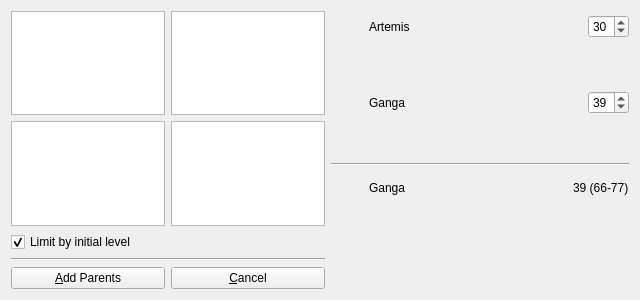
<?xml version="1.0" encoding="UTF-8"?>
<ui version="4.0">
 <class>AddParents</class>
 <widget class="QWidget" name="AddParents">
  <property name="geometry">
   <rect>
    <x>0</x>
    <y>0</y>
    <width>640</width>
    <height>300</height>
   </rect>
  </property>
  <property name="windowTitle">
   <string>Add Parents</string>
  </property>
  <layout class="QHBoxLayout">
   <item>
    <layout class="QVBoxLayout">
     <item>
      <layout class="QGridLayout">
       <item row="0" column="0">
        <widget class="QListWidget" name="genusA"/>
       </item>
       <item row="0" column="1">
        <widget class="QListWidget" name="genusB"/>
       </item>
       <item row="1" column="0">
        <widget class="QListWidget" name="devilsA"/>
       </item>
       <item row="1" column="1">
        <widget class="QListWidget" name="devilsB"/>
       </item>
      </layout>
     </item>
     <item>
      <widget class="QCheckBox" name="limitLevels">
       <property name="text">
        <string>Limit by initial level</string>
       </property>
       <property name="checked">
        <bool>true</bool>
       </property>
      </widget>
     </item>
     <item>
      <widget class="Line" name="fuseLine">
       <property name="orientation">
        <enum>Qt::Horizontal</enum>
       </property>
      </widget>
     </item>
     <item>
      <layout class="QHBoxLayout">
       <item>
        <widget class="QPushButton" name="addButton">
         <property name="text">
          <string>&amp;Add Parents</string>
         </property>
        </widget>
       </item>
       <item>
        <widget class="QPushButton" name="cancelButton">
         <property name="text">
          <string>&amp;Cancel</string>
         </property>
        </widget>
       </item>
      </layout>
     </item>
    </layout>
   </item>
   <item>
    <layout class="QVBoxLayout">
     <item>
      <layout class="QHBoxLayout">
       <item>
        <widget class="QLabel" name="iconA">
         <property name="sizePolicy">
          <sizepolicy hsizetype="Fixed" vsizetype="Fixed">
           <horstretch>0</horstretch>
           <verstretch>0</verstretch>
          </sizepolicy>
         </property>
         <property name="minimumSize">
          <size>
           <width>32</width>
           <height>32</height>
          </size>
         </property>
        </widget>
       </item>
       <item>
        <widget class="QLabel" name="nameA">
         <property name="sizePolicy">
          <sizepolicy hsizetype="Expanding" vsizetype="Preferred">
           <horstretch>0</horstretch>
           <verstretch>0</verstretch>
          </sizepolicy>
         </property>
         <property name="text">
          <string>Artemis</string>
         </property>
        </widget>
       </item>
       <item>
        <widget class="QSpinBox" name="levelA">
         <property name="value">
          <number>30</number>
         </property>
        </widget>
       </item>
      </layout>
     </item>
     <item>
      <layout class="QHBoxLayout">
       <item>
        <widget class="QLabel" name="skillA1">
         <property name="sizePolicy">
          <sizepolicy hsizetype="Fixed" vsizetype="Fixed">
           <horstretch>0</horstretch>
           <verstretch>0</verstretch>
          </sizepolicy>
         </property>
         <property name="minimumSize">
          <size>
           <width>32</width>
           <height>32</height>
          </size>
         </property>
        </widget>
       </item>
       <item>
        <widget class="QLabel" name="skillA2">
         <property name="sizePolicy">
          <sizepolicy hsizetype="Fixed" vsizetype="Fixed">
           <horstretch>0</horstretch>
           <verstretch>0</verstretch>
          </sizepolicy>
         </property>
         <property name="minimumSize">
          <size>
           <width>32</width>
           <height>32</height>
          </size>
         </property>
        </widget>
       </item>
       <item>
        <widget class="QLabel" name="skillA3">
         <property name="sizePolicy">
          <sizepolicy hsizetype="Fixed" vsizetype="Fixed">
           <horstretch>0</horstretch>
           <verstretch>0</verstretch>
          </sizepolicy>
         </property>
         <property name="minimumSize">
          <size>
           <width>32</width>
           <height>32</height>
          </size>
         </property>
        </widget>
       </item>
       <item>
        <widget class="QLabel" name="skillA4">
         <property name="sizePolicy">
          <sizepolicy hsizetype="Fixed" vsizetype="Fixed">
           <horstretch>0</horstretch>
           <verstretch>0</verstretch>
          </sizepolicy>
         </property>
         <property name="minimumSize">
          <size>
           <width>32</width>
           <height>32</height>
          </size>
         </property>
        </widget>
       </item>
       <item>
        <widget class="QLabel" name="skillA5">
         <property name="sizePolicy">
          <sizepolicy hsizetype="Fixed" vsizetype="Fixed">
           <horstretch>0</horstretch>
           <verstretch>0</verstretch>
          </sizepolicy>
         </property>
         <property name="minimumSize">
          <size>
           <width>32</width>
           <height>32</height>
          </size>
         </property>
        </widget>
       </item>
       <item>
        <widget class="QLabel" name="skillA6">
         <property name="sizePolicy">
          <sizepolicy hsizetype="Fixed" vsizetype="Fixed">
           <horstretch>0</horstretch>
           <verstretch>0</verstretch>
          </sizepolicy>
         </property>
         <property name="minimumSize">
          <size>
           <width>32</width>
           <height>32</height>
          </size>
         </property>
        </widget>
       </item>
       <item>
        <widget class="QLabel" name="skillA7">
         <property name="sizePolicy">
          <sizepolicy hsizetype="Fixed" vsizetype="Fixed">
           <horstretch>0</horstretch>
           <verstretch>0</verstretch>
          </sizepolicy>
         </property>
         <property name="minimumSize">
          <size>
           <width>32</width>
           <height>32</height>
          </size>
         </property>
        </widget>
       </item>
       <item>
        <widget class="QLabel" name="skillA8">
         <property name="sizePolicy">
          <sizepolicy hsizetype="Fixed" vsizetype="Fixed">
           <horstretch>0</horstretch>
           <verstretch>0</verstretch>
          </sizepolicy>
         </property>
         <property name="minimumSize">
          <size>
           <width>32</width>
           <height>32</height>
          </size>
         </property>
        </widget>
       </item>
       <item>
        <spacer>
         <property name="orientation">
          <enum>Qt::Horizontal</enum>
         </property>
         <property name="sizeHint" stdset="0">
          <size>
           <width>40</width>
           <height>20</height>
          </size>
         </property>
        </spacer>
       </item>
      </layout>
     </item>
     <item>
      <layout class="QHBoxLayout">
       <item>
        <widget class="QLabel" name="iconB">
         <property name="sizePolicy">
          <sizepolicy hsizetype="Fixed" vsizetype="Fixed">
           <horstretch>0</horstretch>
           <verstretch>0</verstretch>
          </sizepolicy>
         </property>
         <property name="minimumSize">
          <size>
           <width>32</width>
           <height>32</height>
          </size>
         </property>
        </widget>
       </item>
       <item>
        <widget class="QLabel" name="nameB">
         <property name="sizePolicy">
          <sizepolicy hsizetype="Expanding" vsizetype="Preferred">
           <horstretch>0</horstretch>
           <verstretch>0</verstretch>
          </sizepolicy>
         </property>
         <property name="text">
          <string>Ganga</string>
         </property>
        </widget>
       </item>
       <item>
        <widget class="QSpinBox" name="levelB">
         <property name="value">
          <number>39</number>
         </property>
        </widget>
       </item>
      </layout>
     </item>
     <item>
      <layout class="QHBoxLayout">
       <item>
        <widget class="QLabel" name="skillB1">
         <property name="sizePolicy">
          <sizepolicy hsizetype="Fixed" vsizetype="Fixed">
           <horstretch>0</horstretch>
           <verstretch>0</verstretch>
          </sizepolicy>
         </property>
         <property name="minimumSize">
          <size>
           <width>32</width>
           <height>32</height>
          </size>
         </property>
        </widget>
       </item>
       <item>
        <widget class="QLabel" name="skillB2">
         <property name="sizePolicy">
          <sizepolicy hsizetype="Fixed" vsizetype="Fixed">
           <horstretch>0</horstretch>
           <verstretch>0</verstretch>
          </sizepolicy>
         </property>
         <property name="minimumSize">
          <size>
           <width>32</width>
           <height>32</height>
          </size>
         </property>
        </widget>
       </item>
       <item>
        <widget class="QLabel" name="skillB3">
         <property name="sizePolicy">
          <sizepolicy hsizetype="Fixed" vsizetype="Fixed">
           <horstretch>0</horstretch>
           <verstretch>0</verstretch>
          </sizepolicy>
         </property>
         <property name="minimumSize">
          <size>
           <width>32</width>
           <height>32</height>
          </size>
         </property>
        </widget>
       </item>
       <item>
        <widget class="QLabel" name="skillB4">
         <property name="sizePolicy">
          <sizepolicy hsizetype="Fixed" vsizetype="Fixed">
           <horstretch>0</horstretch>
           <verstretch>0</verstretch>
          </sizepolicy>
         </property>
         <property name="minimumSize">
          <size>
           <width>32</width>
           <height>32</height>
          </size>
         </property>
        </widget>
       </item>
       <item>
        <widget class="QLabel" name="skillB5">
         <property name="sizePolicy">
          <sizepolicy hsizetype="Fixed" vsizetype="Fixed">
           <horstretch>0</horstretch>
           <verstretch>0</verstretch>
          </sizepolicy>
         </property>
         <property name="minimumSize">
          <size>
           <width>32</width>
           <height>32</height>
          </size>
         </property>
        </widget>
       </item>
       <item>
        <widget class="QLabel" name="skillB6">
         <property name="sizePolicy">
          <sizepolicy hsizetype="Fixed" vsizetype="Fixed">
           <horstretch>0</horstretch>
           <verstretch>0</verstretch>
          </sizepolicy>
         </property>
         <property name="minimumSize">
          <size>
           <width>32</width>
           <height>32</height>
          </size>
         </property>
        </widget>
       </item>
       <item>
        <widget class="QLabel" name="skillB7">
         <property name="sizePolicy">
          <sizepolicy hsizetype="Fixed" vsizetype="Fixed">
           <horstretch>0</horstretch>
           <verstretch>0</verstretch>
          </sizepolicy>
         </property>
         <property name="minimumSize">
          <size>
           <width>32</width>
           <height>32</height>
          </size>
         </property>
        </widget>
       </item>
       <item>
        <widget class="QLabel" name="skillB8">
         <property name="sizePolicy">
          <sizepolicy hsizetype="Fixed" vsizetype="Fixed">
           <horstretch>0</horstretch>
           <verstretch>0</verstretch>
          </sizepolicy>
         </property>
         <property name="minimumSize">
          <size>
           <width>32</width>
           <height>32</height>
          </size>
         </property>
        </widget>
       </item>
       <item>
        <spacer>
         <property name="orientation">
          <enum>Qt::Horizontal</enum>
         </property>
         <property name="sizeHint" stdset="0">
          <size>
           <width>40</width>
           <height>20</height>
          </size>
         </property>
        </spacer>
       </item>
      </layout>
     </item>
     <item>
      <widget class="Line" name="resultLine">
       <property name="orientation">
        <enum>Qt::Horizontal</enum>
       </property>
      </widget>
     </item>
     <item>
      <layout class="QHBoxLayout">
       <item>
        <widget class="QLabel" name="iconC">
         <property name="sizePolicy">
          <sizepolicy hsizetype="Fixed" vsizetype="Fixed">
           <horstretch>0</horstretch>
           <verstretch>0</verstretch>
          </sizepolicy>
         </property>
         <property name="minimumSize">
          <size>
           <width>32</width>
           <height>32</height>
          </size>
         </property>
        </widget>
       </item>
       <item>
        <widget class="QLabel" name="nameC">
         <property name="sizePolicy">
          <sizepolicy hsizetype="Expanding" vsizetype="Preferred">
           <horstretch>0</horstretch>
           <verstretch>0</verstretch>
          </sizepolicy>
         </property>
         <property name="text">
          <string>Ganga</string>
         </property>
        </widget>
       </item>
       <item>
        <widget class="QLabel" name="levelC">
         <property name="text">
          <string>39 (66-77)</string>
         </property>
        </widget>
       </item>
      </layout>
     </item>
     <item>
      <spacer name="verticalSpacer">
       <property name="orientation">
        <enum>Qt::Vertical</enum>
       </property>
       <property name="sizeHint" stdset="0">
        <size>
         <width>20</width>
         <height>40</height>
        </size>
       </property>
      </spacer>
     </item>
    </layout>
   </item>
  </layout>
 </widget>
 <resources/>
 <connections/>
</ui>
